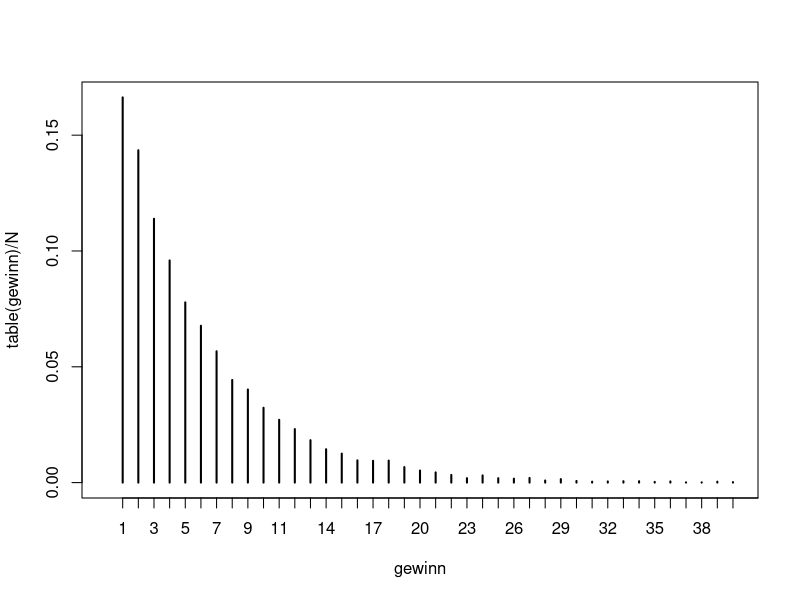
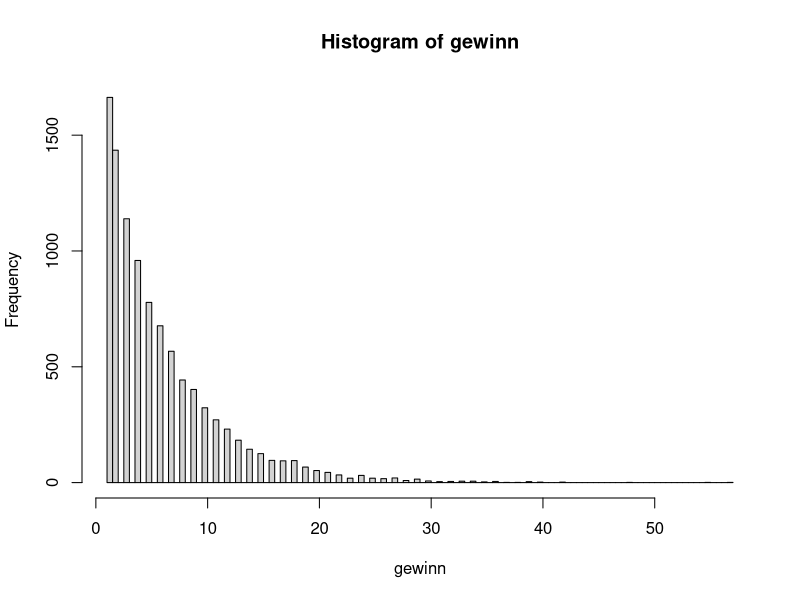
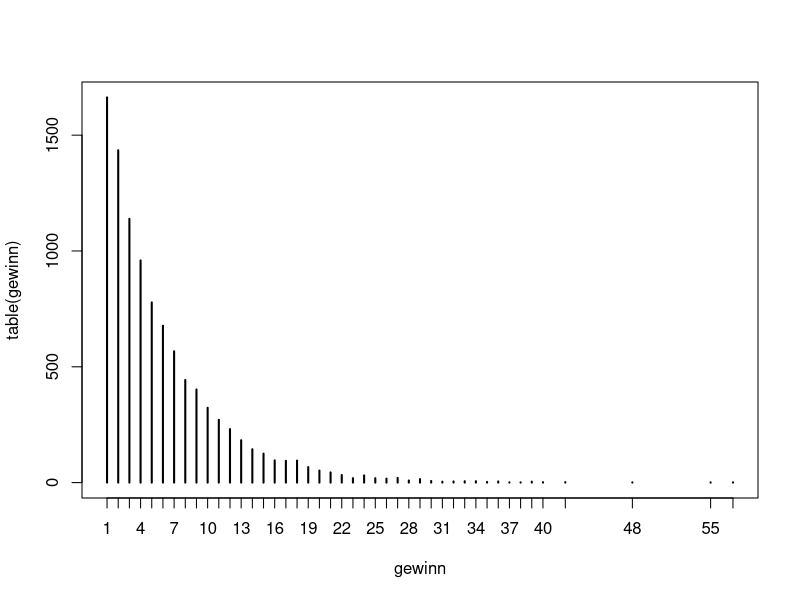

R code for these plots, in order:
### Code für die Vorlesung in der 7. Woche
################################
# Spielautomatsverteilung ######
ps = c(0.977, 0.008, 0.008, 0.006, 0.001)
xs = c(-1,4,9,14,19)
sm = sample(xs, 1000000, replace = TRUE, prob = ps)
mean(sm)
var(sm)

p = rep(1/6,6)
g = c(1,2,3,4,5,6)
sum(p * g)

g = c(0,2,0,4,0,6)
sum(p * g)

g = g**2
sum(p * g)

################################
# Simulationen            ######

### Würfel###
set.seed(42)
N = 10e6
x = sample(1:6, N, replace = TRUE)
#Abschaetzung von EW
mean(x) #3.5052
#Erwartungswerte von X^2
mean(x^2) #15.21858

# Spielautomatsverteilung ######
#Augenzahl in Euro, falls gerade Zahl
#x 6 6 2 5 4 4 5 1 4 5
xg = x %% 2 == 0 #gerade TRUE  TRUE  TRUE FALSE  TRUE  TRUE FALSE FALSE  TRUE FALSE
#xg * x #6 6 2 0 4 4 0 0 4 0
mean(xg * x) #2.00234

##Augenzahl in Euro zum Quadrat, falls gerade Zahl
mean(xg * x^2)#9.38124
56/6 #9.33333

# Würfel mit Aufhören ######
N = 1e4
gewinn = rep(0, N)
for (n in 1:N){
  for (i in 1:1e8){ #Im wievielten versuch kommt die 6?
    if (sample(1:6,1) == 6){
      #print(i)
      gewinn[n] = i
      break
    }
  }  
}
mean(gewinn)
plot(table(gewinn)/N, xlim = c(0,40))
#hist(gewinn, breaks = 50)

hist(gewinn,100)
plot(table(gewinn))
mean(gewinn)
#Ist Geometrische Verteilung, dort ist mean = 1/p

pbinom(0:10, 10, 0.8)
d = round(pbinom(0:10, 10, 0.8),3)
names(d) = 0:10
d

# Bionomial Party ######
k = 0:10
df = data.frame(
  k = dbinom(k, 10, 0.8), #80% kommen
  P = pbinom(k, 10, 0.8)
)
df = t(df)
colnames(df) = k
round(df, 3)  





